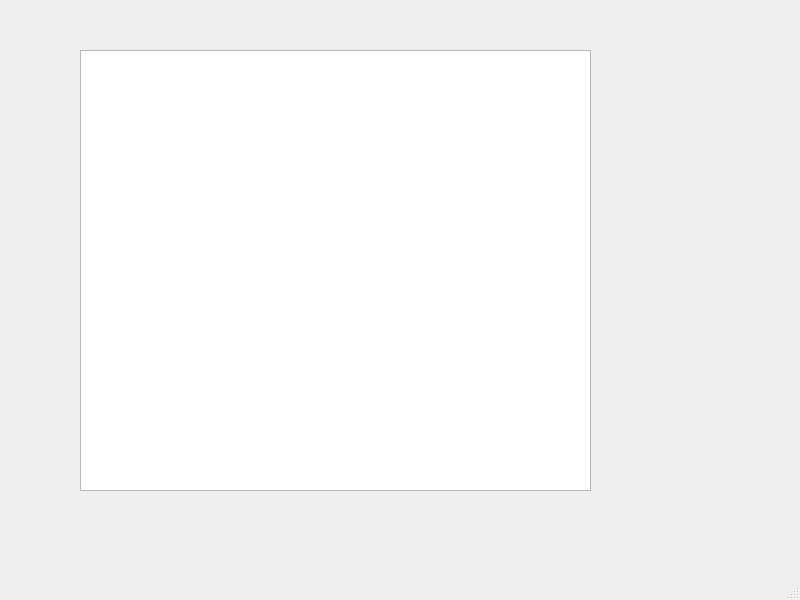
<?xml version="1.0" encoding="UTF-8"?>
<ui version="4.0">
 <class>MainWindow</class>
 <widget class="QMainWindow" name="MainWindow">
  <property name="geometry">
   <rect>
    <x>0</x>
    <y>0</y>
    <width>800</width>
    <height>600</height>
   </rect>
  </property>
  <property name="windowTitle">
   <string>MainWindow</string>
  </property>
  <widget class="QWidget" name="centralwidget">
   <widget class="QGraphicsView" name="graphicsView">
    <property name="geometry">
     <rect>
      <x>80</x>
      <y>50</y>
      <width>511</width>
      <height>441</height>
     </rect>
    </property>
   </widget>
  </widget>
  <widget class="QMenuBar" name="menubar">
   <property name="geometry">
    <rect>
     <x>0</x>
     <y>0</y>
     <width>800</width>
     <height>21</height>
    </rect>
   </property>
  </widget>
  <widget class="QStatusBar" name="statusbar"/>
 </widget>
 <resources/>
 <connections/>
</ui>
